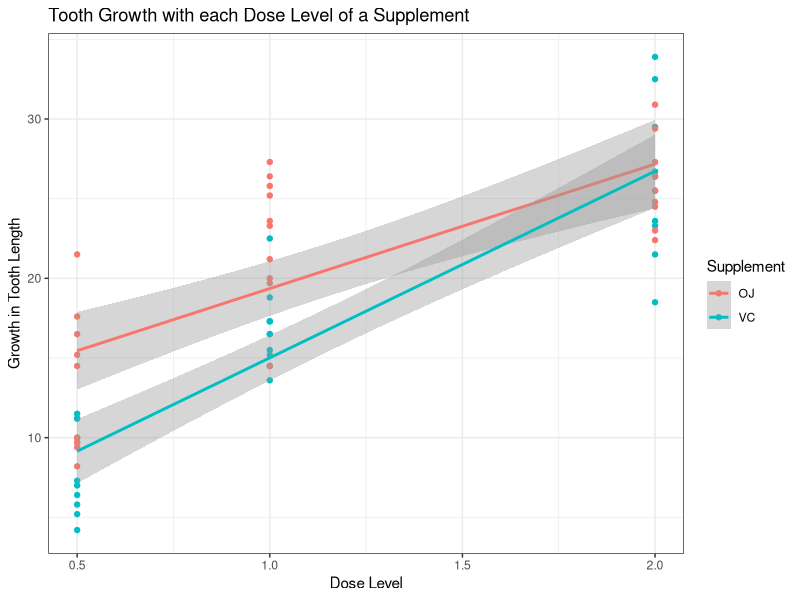

Reproduce this figure in R.
## ---- chunk 1
knitr::opts_chunk$set(echo = TRUE, cache = TRUE)
## ---- chunk 2
# loading the required libraries
library(ggplot2)
library(dplyr)
## ---- chunk 3
# loading the datasets package
library(datasets)

# loading the ToothGrowth data set
data("ToothGrowth")
## ---- chunk 4
# creating a point plot of the variation of teeth growth with respect to each dose level 
# of a supplement, and fitting a linear line over those points
qplot(x = dose, y = len, data = ToothGrowth, color = supp, geom = "point",
      main = "Tooth Growth with each Dose Level of a Supplement",
      xlab = "Dose Level", ylab = "Growth in Tooth Length") +
geom_smooth(method = "lm") + theme_bw() + labs(colour = "Supplement")
